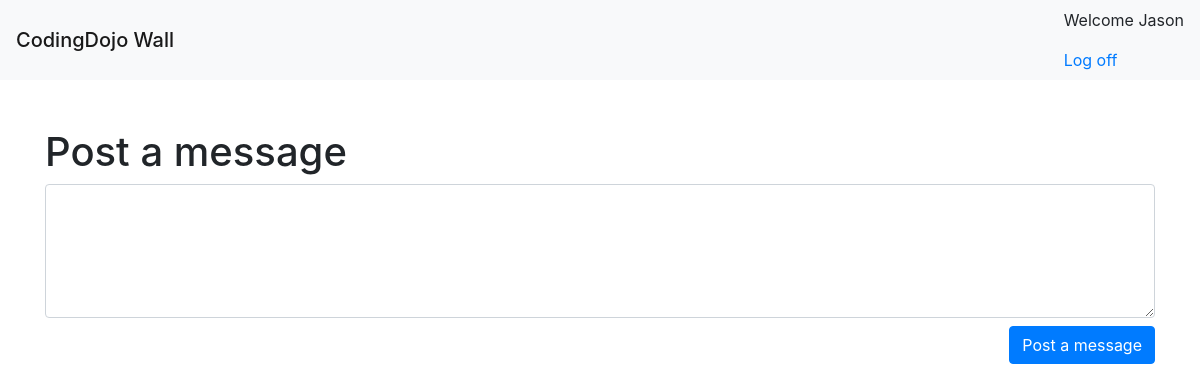
The app's page /wall (signed in), older data.
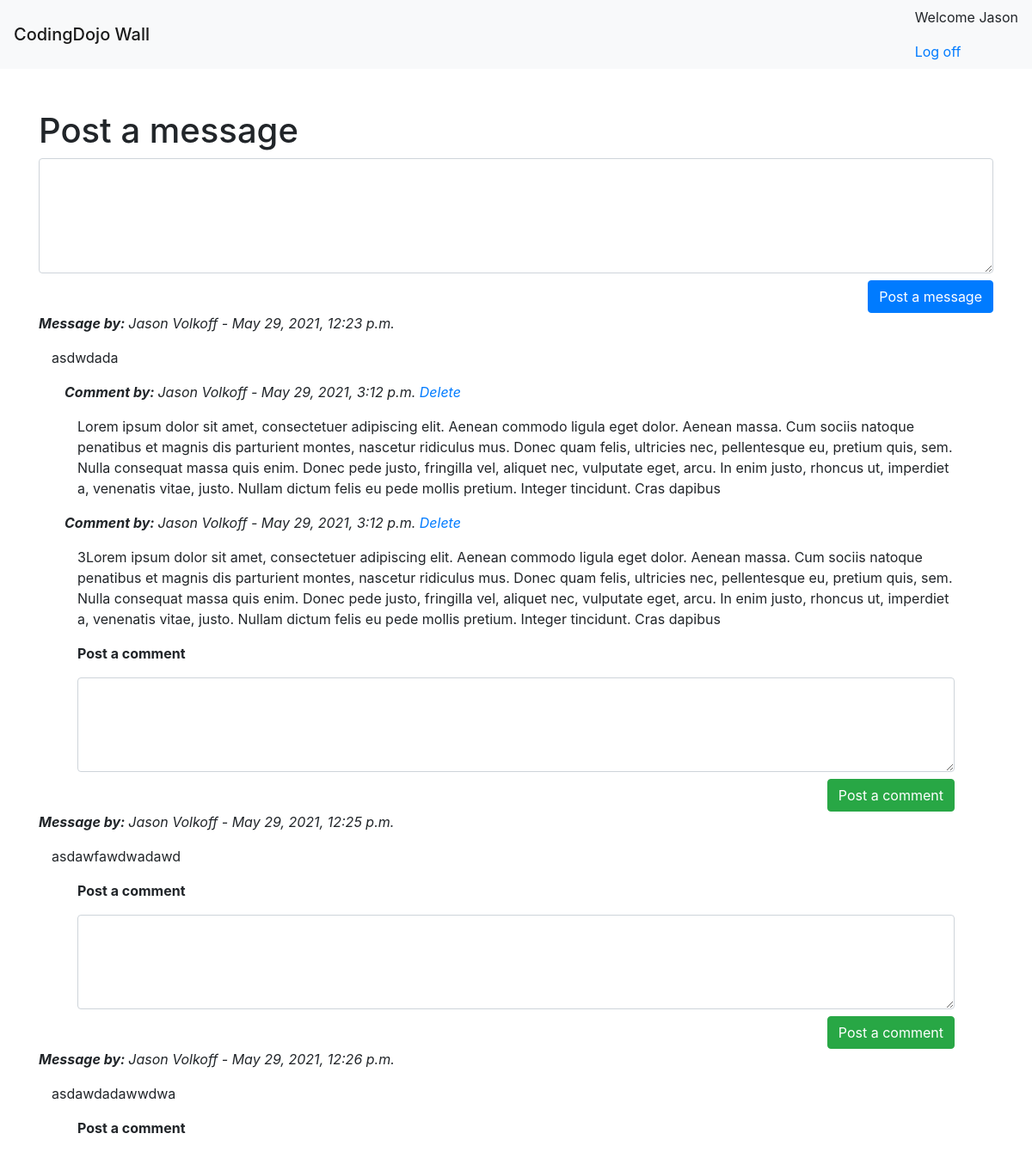
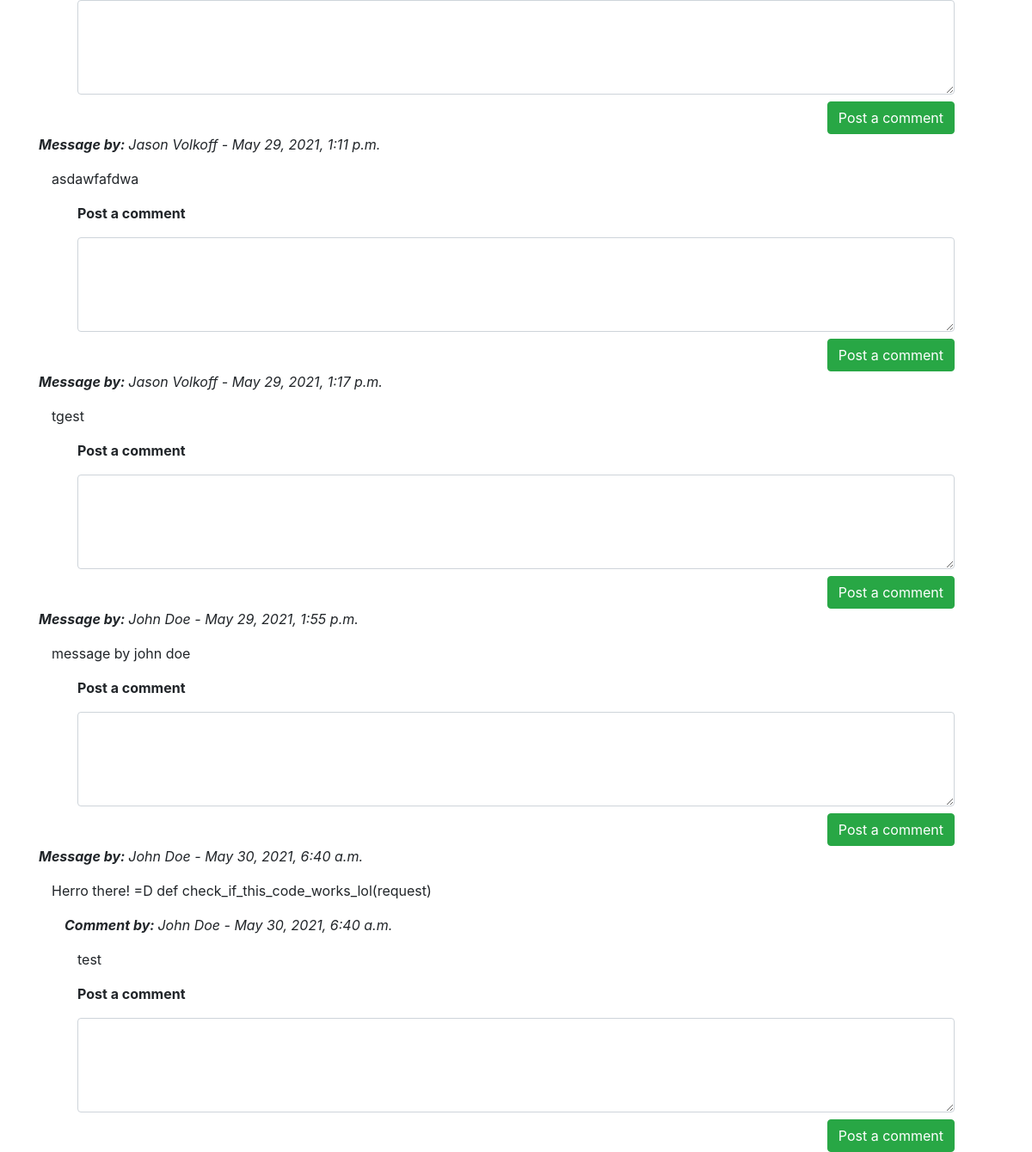
The same page, newer data (2 pictures, top to bottom).
### login_registration_app/models.py (models this page shows)
class User(models.Model):
    first_name = models.CharField(max_length=255)
    last_name = models.CharField(max_length=255)
    email = models.EmailField(unique=True)
    password = models.CharField(max_length=255)
    objects = UserManager()

class Message(models.Model):
    msg_text = models.TextField()
    poster = models.ForeignKey(
        User, related_name="user_messages", on_delete=models.CASCADE)
    user_likes = models.ManyToManyField(User, related_name="liked_posts")
    created_at = models.DateTimeField(auto_now_add=True)
    updated_at = models.DateTimeField(auto_now=True)

class Comment(models.Model):
    comment_text = models.TextField()
    poster = models.ForeignKey(
        User, related_name="user_comments", on_delete=models.CASCADE)
    wall_message = models.ForeignKey(
        Message, related_name="message_comments", on_delete=models.CASCADE)
    created_at = models.DateTimeField(auto_now_add=True)
    updated_at = models.DateTimeField(auto_now=True)

### login_registration_app/views.py (the view)
# urls.py: path('wall', views.wall),
def wall(request):
    if 'user_id' not in request.session:
        return redirect('/')
    messages = Message.objects.all()
    context = {
        'messages': messages,
        'user': User.objects.get(id=request.session['user_id'])
    }
    return render(request, 'wall.html', context)

### login_registration_app/templates/wall.html (shortened to what this page needs)
<!DOCTYPE html>
<html lang="en">
<head>
    <link rel="stylesheet" href="https://stackpath.bootstrapcdn.com/bootstrap/4.5.2/css/bootstrap.min.css"
>
</head>
<body>
    <nav class="navbar navbar-light bg-light justify-content-between">
        <span class="navbar-brand mb-0 h1">CodingDojo Wall</span>
        <div>
            <p>Welcome {{ request.session.this_user }}</p>
            <a href="/logout">Log off</a>
        </div>
    </nav>
    <div class="container mt-5">
        <div>
            <h1>Post a message</h1>
            <form action="wall/post_message" method="POST">
                <div class="form-group mb-2">
                    <textarea class="form-control" name="message" rows="5"></textarea>
                </div>
                <div class="d-flex flex-row-reverse">
                    <button class="btn btn-primary">Post a message</button>
                </div>
            </form>
        </div>
        <div>
            {% for post in messages %}
            <p><i><b>Message by: </b>{{ post.poster.first_name }} {{ post.poster.last_name }} - {{ post.created_at }}
                </i></p>
            <div class="container">
                <p>{{ post.msg_text }}</p>
                <div class="container">
                    {% for comment in post.message_comments.all %}
                    <p><i><b>Comment by: </b>{{ comment.poster.first_name }} {{ comment.poster.last_name }} -
                            {{ comment.created_at }}
                            {% if comment.poster.id == user.id %} <a
                                href="wall/delete/{{ comment.id }}">Delete</a>{% endif %}</i></p>
                    <p class="container">{{ comment.comment_text }}</p>
                    {% endfor %}
                    <div class="container">
                        <p><b>Post a comment</b></p>
                        <form action="wall/comment/{{post.id}}" method="POST">
                            <div class="form-group mb-2">
                                <textarea class="form-control" name="comment" rows="4"></textarea>
                            </div>
                            <div class="d-flex flex-row-reverse">
                                <button class="btn btn-success">Post a comment</button>
                            </div>
                        </form>
                    </div>
                </div>
            </div>
            {% endfor %}
        </div>
    </div>
</body>
</html>

Row changes from the older to the newer data that the page shows:
added Message: poster.first_name "Jason", poster.last_name "Volkoff", created_at "May 29, 2021, 12:23 p.m.", msg_text "asdwdada"
added Comment: poster.first_name "Jason", poster.last_name "Volkoff", created_at "May 29, 2021, 3:12 p.m.", comment_text "Lorem ipsum dolor sit amet, consectetuer adipiscing elit. Aenean commodo ligula eget dolor. Aenean massa. Cum sociis natoque penatibus et magnis dis parturient montes, nascetur ridiculus mus. Donec quam felis, ultricies nec, pellentesque eu, pretium quis, sem. Nulla consequat massa quis enim. Donec pede justo, fringilla vel, aliquet nec, vulputate eget, arcu. In enim justo, rhoncus ut, imperdiet a, venenatis vitae, justo. Nullam dictum felis eu pede mollis pretium. Integer tincidunt. Cras dapibus"
added Comment: poster.first_name "Jason", poster.last_name "Volkoff", created_at "May 29, 2021, 3:12 p.m.", comment_text "3Lorem ipsum dolor sit amet, consectetuer adipiscing elit. Aenean commodo ligula eget dolor. Aenean massa. Cum sociis natoque penatibus et magnis dis parturient montes, nascetur ridiculus mus. Donec quam felis, ultricies nec, pellentesque eu, pretium quis, sem. Nulla consequat massa quis enim. Donec pede justo, fringilla vel, aliquet nec, vulputate eget, arcu. In enim justo, rhoncus ut, imperdiet a, venenatis vitae, justo. Nullam dictum felis eu pede mollis pretium. Integer tincidunt. Cras dapibus"
added Message: poster.first_name "Jason", poster.last_name "Volkoff", created_at "May 29, 2021, 12:25 p.m.", msg_text "asdawfawdwadawd"
added Message: poster.first_name "Jason", poster.last_name "Volkoff", created_at "May 29, 2021, 12:26 p.m.", msg_text "asdawdadawwdwa"
added Message: poster.first_name "Jason", poster.last_name "Volkoff", created_at "May 29, 2021, 1:11 p.m.", msg_text "asdawfafdwa"
added Message: poster.first_name "Jason", poster.last_name "Volkoff", created_at "May 29, 2021, 1:17 p.m.", msg_text "tgest"
added Message: poster.first_name "John", poster.last_name "Doe", created_at "May 29, 2021, 1:55 p.m.", msg_text "message by john doe"
added Message: poster.first_name "John", poster.last_name "Doe", created_at "May 30, 2021, 6:40 a.m.", msg_text "Herro there! =D def check_if_this_code_works_lol(request)"
added Comment: poster.first_name "John", poster.last_name "Doe", created_at "May 30, 2021, 6:40 a.m.", comment_text "test"
